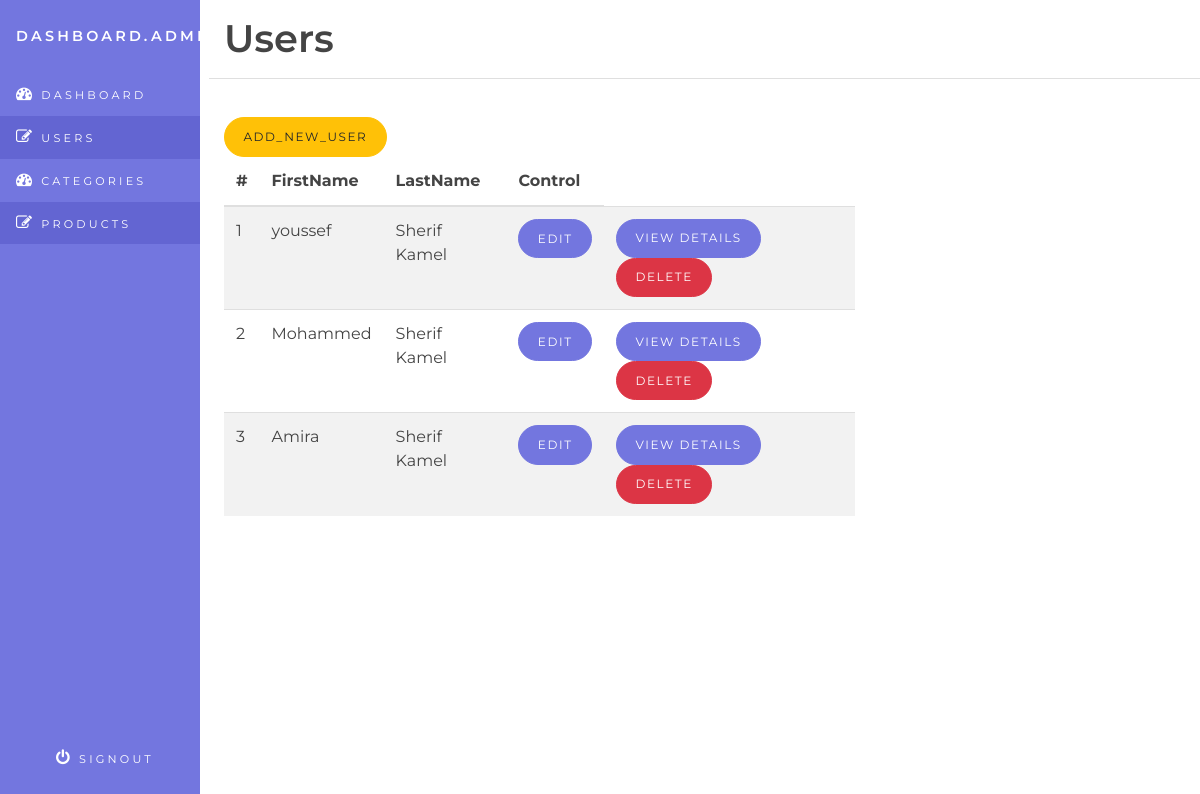
Page /DataBase/users.php (signed in) on the committed database.
### tables this page shows
CREATE TABLE `user` (
  `id` int(11) NOT NULL,
  `first_name` varchar(50) NOT NULL,
  `last_name` varchar(50) NOT NULL,
  `address` varchar(50) NOT NULL,
  `gender` enum('0','1') NOT NULL,
  `u_date` date NOT NULL,
  `password` text NOT NULL,
  `email` varchar(50) NOT NULL,
  `phone` varchar(50) NOT NULL
);

### DataBase/view/view_user.php (the view, shortened to what this page needs)
<a href="?do=add" class="btn btn-warning">Add_New_user</a>
<div class="table-responsive">
											<table class="table table-striped">
												<thead>
													<tr>
													<thead>
				      	<th>#</th>
				        <th>FirstName</th>
				        <th>LastName</th>
				        <th>Control</th>
													</tr>
												</thead>
								<tbody>
								<?php
$index = 1;
$select_all_user = "SELECT * FROM user";
$result_all_user = $connect->query($select_all_user);
while($row_user = $result_all_user->fetch_assoc()){
?>
													<tr>
														<td><?php echo $index++; ?></td>
														<td><?php echo $row_user['first_name']; ?></td>
                                                        <td><?php echo $row_user['last_name']; ?></td>
                <td><a href="?do=edit&id=<?php echo $row_user['id']; ?>" class="btn btn-primary">Edit</a>
				<td><a href="?do=details&id=<?php echo $row_user['id']; ?>" class="btn btn-primary">View Details</a>
                <button type="button" class="btn btn-danger" data-toggle="modal" data-target="#exampleModal<?php echo $row_user['id']; ?>">
  Delete
</button>
													</td>
													</tr>
													<?php } ?>
										</tbody>
											</table>
                      </div>
							    	</div>
									</section>
								</div>
				</section>
			</main>
		</div>
	</div>

### DataBase/css/style.css (style rules this page uses)
body { background-color: #ffffff; font-family: "Montserrat", "Helvetica Neue", Helvetica, Arial, sans-serif; font-size: 1rem; color: #444444; }
a, a:visited { color: #7376df; }
.btn-primary, .btn-primary.disabled, .btn-primary:disabled, .btn-outline-primary:hover, .btn-outline-primary:active, .btn-outline-primary.active, .show > .btn-outline-primary.dropdown-toggle, .card-primary, .page-item.active .page-link, .list-group-item.active { background-color: #7376df !important; border-color: #7376df !important; }
.btn-primary, .btn-primary:hover, .btn-primary:focus, .btn-primary:active { color: #ffffff !important; background-color: #7376df; border-color: #7376df; }
.btn { border-radius: 499rem; text-transform: uppercase; letter-spacing: .1rem; font-size: .75rem; padding: .6rem 1.15rem; cursor: pointer; }
table, td, tr, th, thead { border-color: #dfdfdf !important; }

### rows in the picture
user: first_name "youssef", last_name "Sherif Kamel"
user: first_name "Mohammed", last_name "Sherif Kamel"
user: first_name "Amira", last_name "Sherif Kamel"
